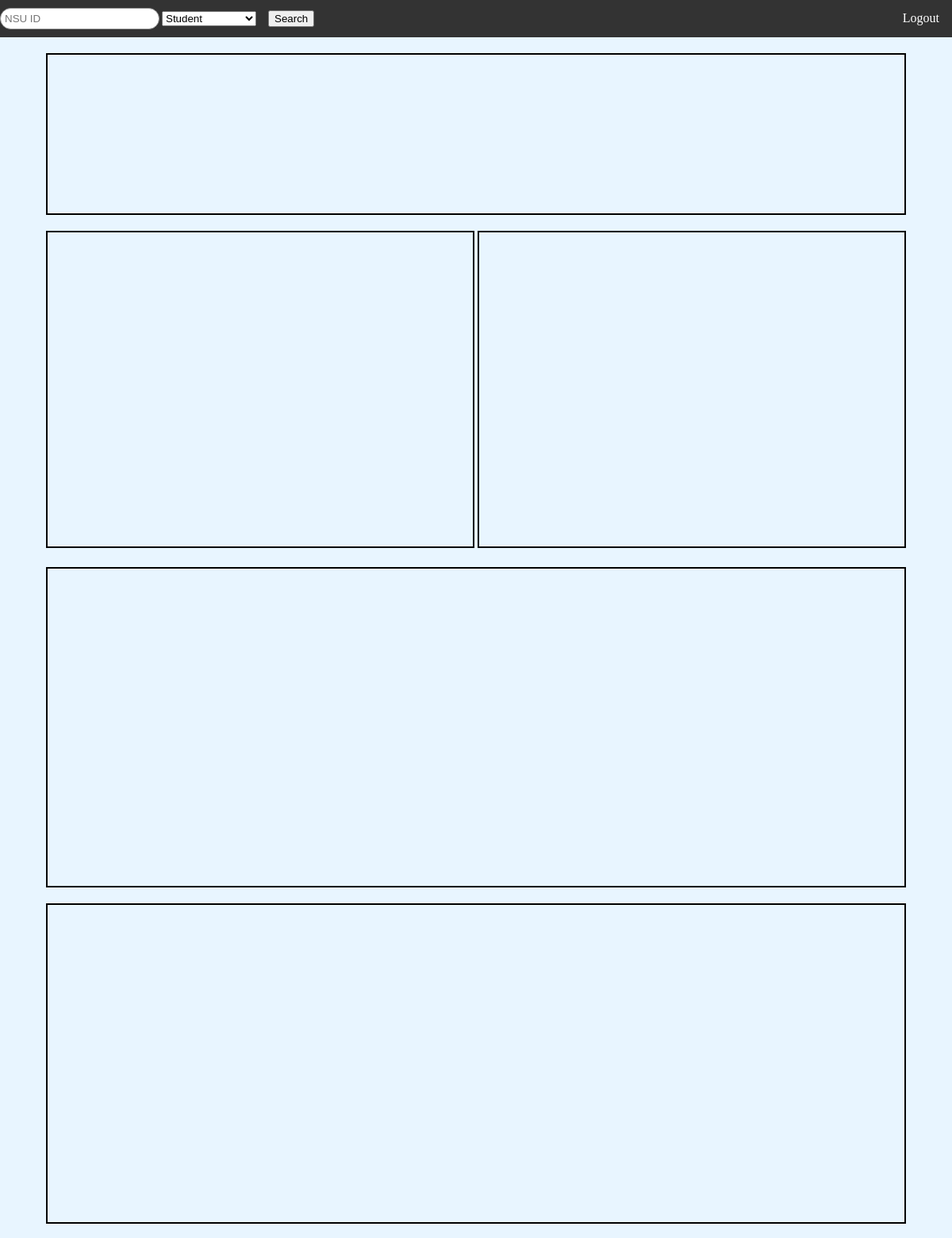
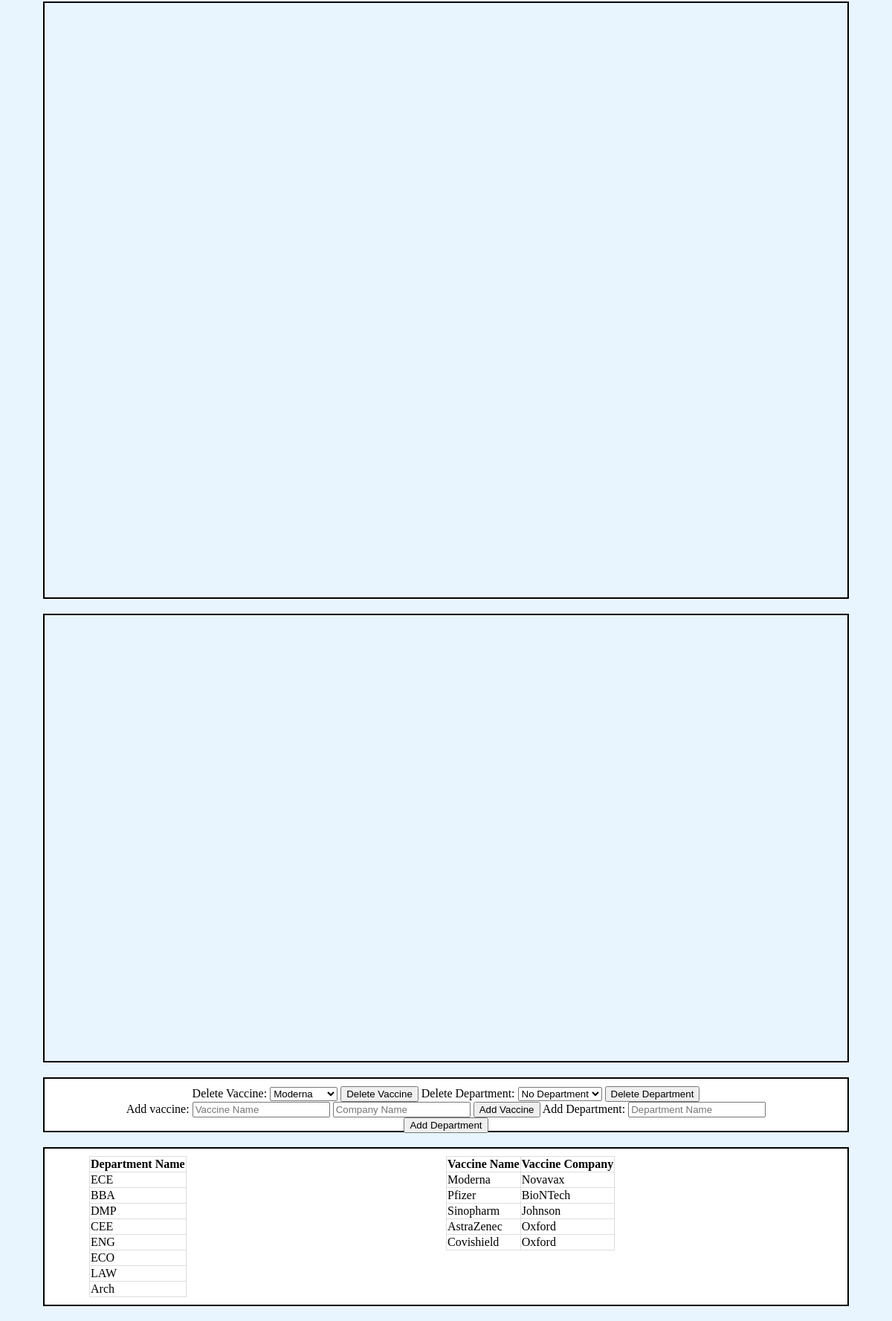
/adminpanel.php (signed in), run on the app's committed database (2 pictures, top to bottom).
### tables this page shows
CREATE TABLE `department` (
  `dno` int(5) NOT NULL,
  `dname` varchar(20) DEFAULT NULL
);

CREATE TABLE `vax` (
  `vaxId` int(5) NOT NULL,
  `vaxName` varchar(20) NOT NULL,
  `companyId` int(5) DEFAULT NULL
);

CREATE TABLE `vaxcompany` (
  `companyId` int(5) NOT NULL,
  `company` varchar(10) NOT NULL
);

### connectionsingleton.php (called while the page is built, shortened)
<?php
    class connectionSingleton {
        private static $con = null;
        private function __construct(){
            self::$con = new mysqli("localhost", "root", "", "nsuvax");
        }
        public static function getConnection(){
            return self::$con;
        }
    }
?>

### dbmanager.php (called while the page is built, shortened)
<?php
    require_once('connectionsingleton.php');
    class dbmanager{
        private $con = null;
        public function __construct(){
            $this->con = connectionSingleton::getConnection();
        }
        function showVaxInfo(){
            $sql = "SELECT vaxName,company FROM `vax` AS a JOIN `vaxcompany` AS b ON(a.companyId=b.companyId)";
            $result = $this->con->query($sql);
            $rows = array();
            foreach ($result as $row) {
                $rows[] = $row;
            }
            return $rows;
        }
        function getAllDepartment(){
            $sql = "SELECT * FROM `department` ORDER BY `dno` ASC";
            $result = $this->con->query($sql);
            $rows = array();
            foreach ($result as $row) {
                $rows[] = $row;
            }
            return $rows;
        }
        function getAllVaccine(){
            $sql = "SELECT * FROM `vax` ORDER BY `vaxId` ASC";
            $result = $this->con->query($sql);
            $rows = array();
            foreach ($result as $row) {
                $rows[] = $row;
            }
            return $rows;
        }
    }
?>

### adminpanel.php (the view, shortened to what this page needs)
<?php
    require_once("dbmanager.php");
    $db = new dbmanager();
    $dno = $db->getAllDepartment();
    $vno = $db->getAllVaccine();
    $vaxInfo = $db->showVaxInfo();
?>
<!DOCTYPE html>
<html>
    <head>
        <link rel="stylesheet" href="./CSS/adminpanel.css">
    </head>
    <body>
        <ul>
            <li class="right-li"><a id="logout">Logout</a></li>
            <form method = "get" action="searchprofile.php">
                <li class="left-li"><input name="searchId" type="number" class="search-input" placeholder="NSU ID"></li>
                <li class="left-li">
                    <select class="search-type" name="userType">
                        <option value="student">Student</option>
                    </select>
                </li>
                <li class="left-li"><button type="submit" class="search-button">Search</button></li>
        </ul>
        <div id="chart_div_1"></div>
        <div id="piechart">
            <div id="piechart1"></div>
            <div id="piechart2"></div>
        </div>
        <div id="graphchart1"></div>
        <div id="graphchart2"></div>
        <div id="chart_div_2"></div>
        <div id="chart_div_3"></div>
        <div id="my_div_1">
            <div>
                <label for="deleteVaxName">Delete Vaccine: </label>
                <select id="deleteVaxName">
                    <?php
                        foreach($vno as $v){
                            if($v['vaxName'] !== 'Not Vaccinated'){
                                print("<option value ='{$v['vaxName']}'>{$v['vaxName']}</option>");
                            }
                        }
                    ?>
                </select>
                <button type = "button" id="deleteVaxButton"> Delete Vaccine</button>
                <label for="deleteDeptName">Delete Department: </label>
                <select id="deleteDeptName">
                    <?php
                        foreach($dno as $d){
                            print("<option value ='{$d['dname']}'>{$d['dname']}</option>");
                        }
                    ?>
                </select>
                <button type="button" id="deleteDeptButton"> Delete Department </button>
            </div>
            <div>
                <label for="addVaxName">Add vaccine: </label>
                <input id="addVaxName" placeholder="Vaccine Name">
                <input id="addCompName" placeholder="Company Name">
                <button type="button" id="addVaxButton"> Add Vaccine </button>
                <label for="addVaccine">Add Department: </label>
                <input id="addDeptName" placeholder="Department Name">
                <button type="button" id="addDeptNameButton"> Add Department </button>
            </div>
        </div>
        <div id="my_div_2">
            <div id="table1">
                <table>
                    <tr>
                        <th>Department Name</th>
                    </tr>
                    <?php
                        foreach($dno as $d){
                            if($d['dname']!=='No Department'){
                                print("<tr><td>{$d['dname']}</td></tr>");
                            }
                        }
                    ?>
                </table>
            </div>
            <div id="table2">
                <table>
                    <tr>
                        <th>Vaccine Name</th>
                        <th>Vaccine Company</th>
                    </tr>
                    <?php
                        foreach($vaxInfo as $v){
                            if($v['vaxName']!=='Not Vaccinated'){
                                print("<tr><td>{$v['vaxName']}</td><td>{$v['company']}</td></tr>");
                            }
                        }
                    ?>
                </table>
            </div>
        </div>
    </body>
</html>

### CSS/adminpanel.css (style rules this page uses)
body { margin:0; padding:0; background-color: #e8f5ff; }
ul { list-style-type: none; margin: 0; padding: 0; overflow: hidden; background-color: #333; }
.left-li { float: left; }
.search-input { border-radius: 20px; padding: 5px; margin: 10px 0; width: 100%; border: 1px solid #999; outline: none; }
.search-button { margin: 13px 0px; }
.search-type { margin: 14px 15px; }
.right-li { float: right; }
li a { display: block; color: white; text-align: center; padding: 14px 16px; text-decoration: none; }
#chart_div_1 { width: 90%; height: 200px; border: 2px solid black; margin: 0 auto; margin-top: 20px; margin-bottom: 20px; }
#piechart { text-align: center; }
#piechart1 { width: 45%; height: 400px; border: 2px solid black; box-sizing: border-box; display: inline-block; }
#piechart2 { width: 45%; height: 400px; border: 2px solid black; box-sizing: border-box; display: inline-block; }
#graphchart1 { width: 90%; height: 400px; border: 2px solid black; margin: 0 auto; margin-top: 20px; margin-bottom: 20px; }
#graphchart2 { width: 90%; height: 400px; border: 2px solid black; margin: 0 auto; margin-top: 20px; margin-bottom: 20px; }
#chart_div_2 { width: 90%; height: 800px; border: 2px solid black; margin: 0 auto; margin-top: 20px; margin-bottom: 20px; }
#chart_div_3 { width: 90%; height: 600px; border: 2px solid black; margin: 0 auto; margin-top: 20px; margin-bottom: 20px; }
input[type=number] { -moz-appearance: textfield; }
#my_div_1 { width: 80%; height: 50px; border: 2px solid black; margin: 0 auto; margin-top: 20px; margin-bottom: 20px; padding: 10px 5%; text-align: center; background-color: white; }
#my_div_2 { width: 80%; border: 2px solid black; margin: 0 auto; margin-top: 20px; margin-bottom: 20px; padding: 10px 5%; text-align: center; background-color: white; display: flex; }
#table1 { flex: 0 0 50%; }
#table2 { flex: 1; }
td, th { border: 1px solid #dddddd; text-align: left; }
table { border-collapse: collapse; }

### data on the page
department: dname "ECE"
department: dname "BBA"
department: dname "DMP"
department: dname "CEE"
department: dname "ENG"
department: dname "ECO"
department: dname "LAW"
department: dname "Arch"
vax: vaxName "Moderna", companyId.company "Novavax"
vax: vaxName "Pfizer", companyId.company "BioNTech"
vax: vaxName "Sinopharm", companyId.company "Johnson"
vax: vaxName "AstraZenec", companyId.company "Oxford"
vax: vaxName "Covishield", companyId.company "Oxford"

### other printed values
form field value "Moderna"
form field value "No Department"
